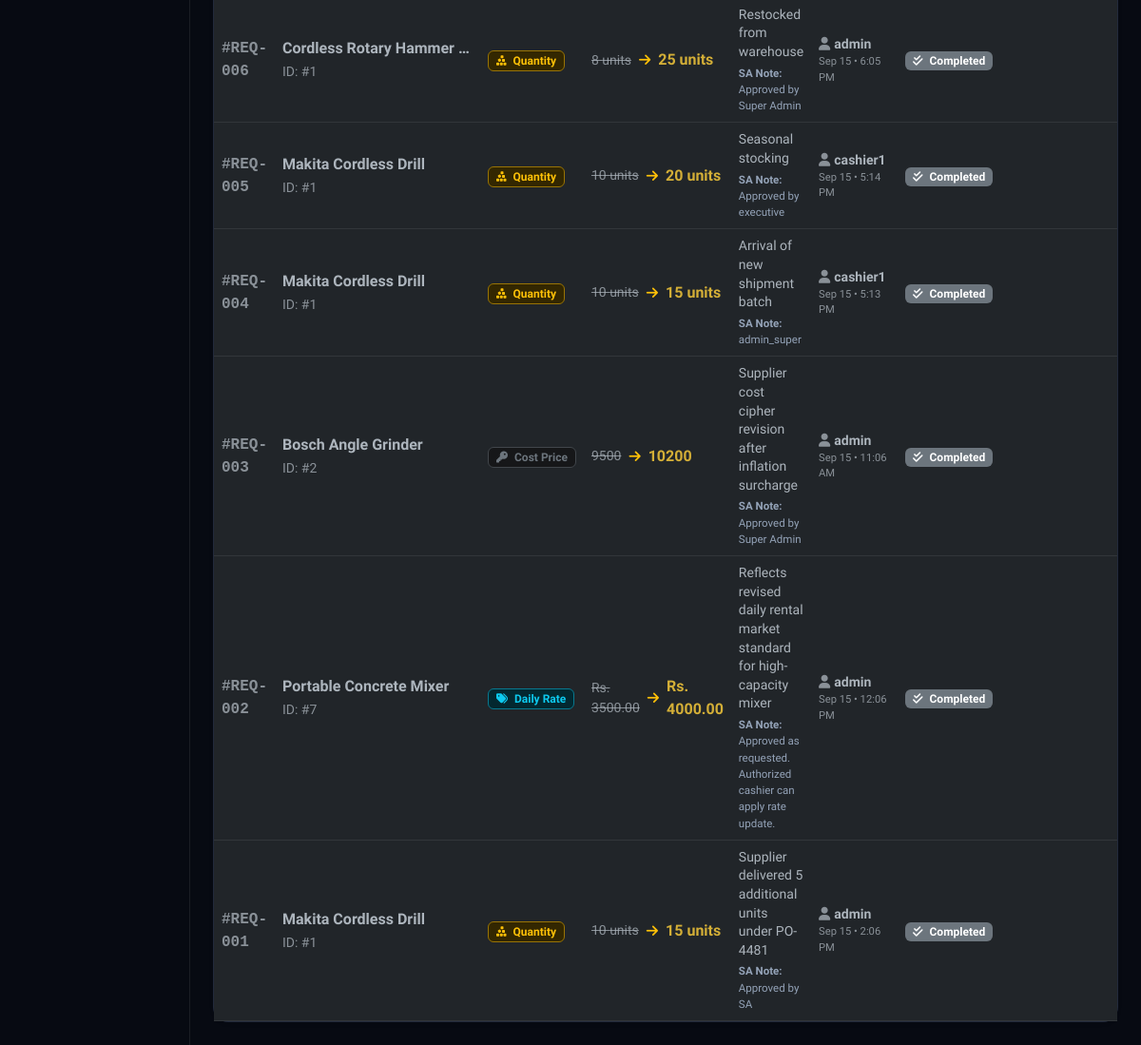
Before: /views/admin/requests.php (signed in, lower part) with the older database file.
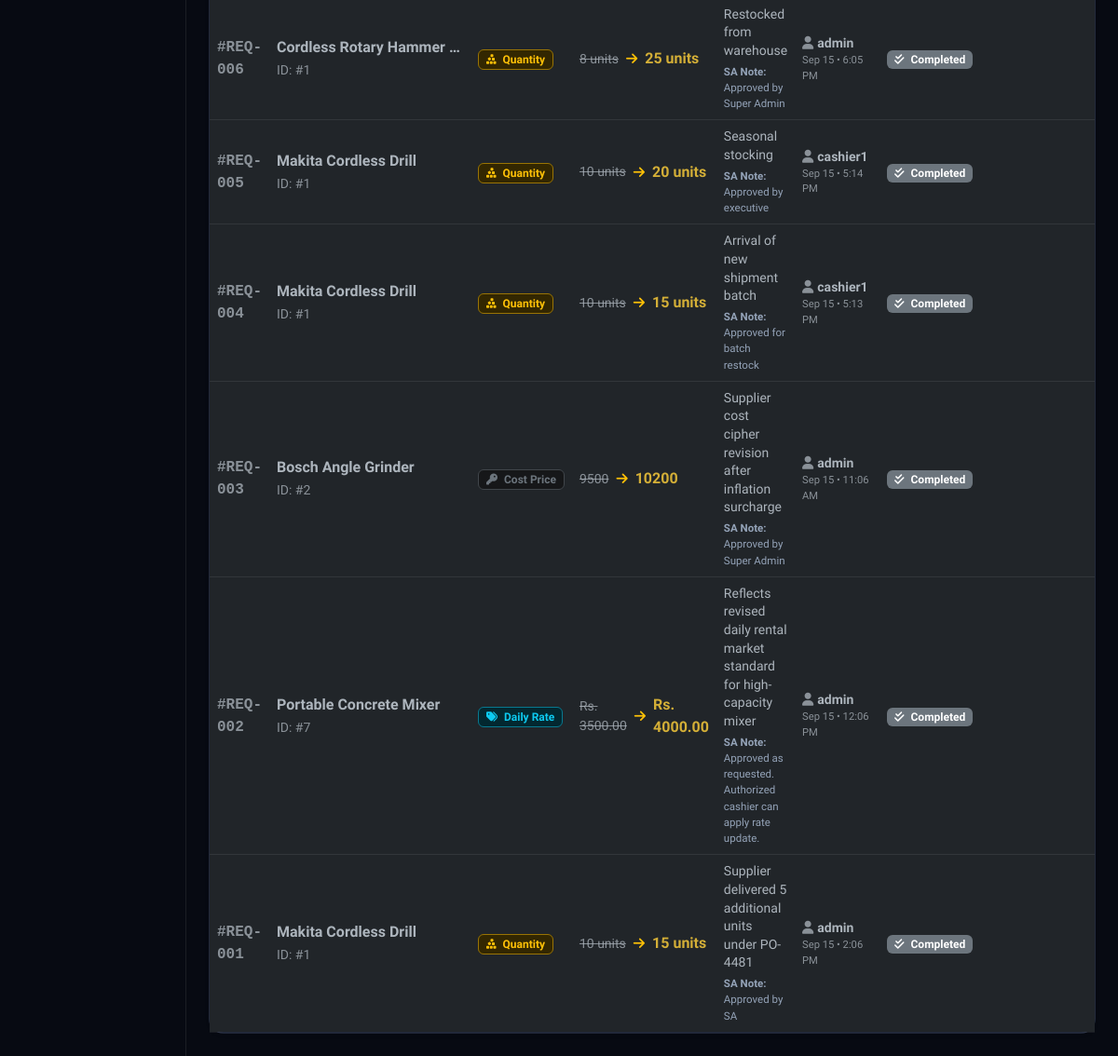
After: the same page with the newer database file.
### tables this page shows
CREATE TABLE IF NOT EXISTS `change_requests` (
    `id` int(11) NOT NULL AUTO_INCREMENT,
    `type` enum(
        'quantity',
        'daily_rate',
        'cost_price'
    ) NOT NULL,
    `item_id` int(11) NOT NULL,
    `item_name` varchar(100) NOT NULL,
    `current_value` varchar(50) DEFAULT NULL,
    `requested_value` varchar(50) NOT NULL,
    `reason` text DEFAULT NULL,
    `requested_by` varchar(50) NOT NULL,
    `requested_at` timestamp NOT NULL DEFAULT current_timestamp(),
    `status` enum(
        'pending',
        'approved',
        'completed',
        'cancelled',
        'rejected'
    ) DEFAULT 'pending',
    `approved_by` varchar(50) DEFAULT NULL,
    `approved_at` timestamp NULL DEFAULT NULL,
    `sa_action_by` varchar(50) DEFAULT NULL,
    `sa_action_at` timestamp NULL DEFAULT NULL,
    `sa_notes` text DEFAULT NULL,
    `completed_at` timestamp NULL DEFAULT NULL,
    `completed_by` varchar(50) DEFAULT NULL,
    PRIMARY KEY (`id`),
    KEY `item_id` (`item_id`)
);

### views/admin/requests.php (the view, shortened to what the changed rows need)
<?php
include_once __DIR__ . '/../../db.php';
$q = "SELECT * FROM change_requests";
$q .= " ORDER BY id DESC";
$requests_res = $conn->query($q);
$requests = [];
if ($requests_res) {
    while ($r = $requests_res->fetch_assoc()) {
        $requests[] = $r;
    }
}
?>
<!DOCTYPE html>
<html lang="en">
<head>
    <link href="https://cdn.jsdelivr.net/npm/bootstrap@5.3.0/dist/css/bootstrap.min.css" rel="stylesheet">
    <link rel="stylesheet" href="https://cdnjs.cloudflare.com/ajax/libs/font-awesome/6.4.0/css/all.min.css">
    <link rel="stylesheet" href="../../css/luxury.css">
</head>
<body>
    <div class="container-fluid">
        <div class="row">
            <main class="col-md-9 ms-sm-auto col-lg-10 px-md-4 py-4">
                <div class="card border-0 rounded-4 shadow-sm" style="background: var(--bg-surface); border: 1px solid var(--border-subtle) !important;">
                    <div class="table-responsive">
                        <table class="table align-middle mb-0" id="requestsTable">
                            <tbody>
                                <?php if (!empty($requests)): ?>
                                    <?php foreach ($requests as $req): ?>
                                        <tr style="border-bottom: 1px solid var(--border-subtle);">
                                            <td class="font-monospace fw-bold text-muted">
                                                #REQ-<?php echo str_pad($req['id'], 3, '0', STR_PAD_LEFT); ?>
                                            </td>
                                            <td>
                                                <div class="fw-bold text-truncate" style="max-width: 200px;" title="<?php echo htmlspecialchars($req['item_name']); ?>">
                                                    <?php echo htmlspecialchars($req['item_name']); ?>
                                                </div>
                                                <small class="text-muted">ID: #<?php echo $req['item_id']; ?></small>
                                            </td>
                                            <td>
                                                <?php if ($req['type'] === 'quantity'): ?>
                                                    <span class="badge bg-warning-subtle text-warning border border-warning-subtle px-2 py-1">
                                                        <i class="fa-solid fa-cubes-stacked me-1"></i> Quantity
                                                    </span>
                                                <?php elseif ($req['type'] === 'daily_rate'): ?>
                                                    <span class="badge bg-info-subtle text-info border border-info-subtle px-2 py-1">
                                                        <i class="fa-solid fa-tags me-1"></i> Daily Rate
                                                    </span>
                                                <?php else: ?>
                                                    <span class="badge bg-secondary-subtle text-secondary border border-secondary-subtle px-2 py-1">
                                                        <i class="fa-solid fa-key me-1"></i> Cost Price
                                                    </span>
                                                <?php endif; ?>
                                            </td>
                                            <td>
                                                <div class="d-flex align-items-center gap-2">
                                                    <span class="text-muted small text-decoration-line-through">
                                                        <?php echo $req['type'] === 'daily_rate' ? 'Rs. ' : ''; ?><?php echo htmlspecialchars($req['current_value']); ?><?php echo $req['type'] === 'quantity' ? ' units' : ''; ?>
                                                    </span>
                                                    <i class="fa-solid fa-arrow-right small text-warning"></i>
                                                    <span class="fw-bold" style="color: var(--gold-primary);">
                                                        <?php echo $req['type'] === 'daily_rate' ? 'Rs. ' : ''; ?><?php echo htmlspecialchars($req['requested_value']); ?><?php echo $req['type'] === 'quantity' ? ' units' : ''; ?>
                                                    </span>
                                                </div>
                                            </td>
                                            <td>
                                                <div class="small" style="max-width: 240px; line-height: 1.4;">
                                                    <?php echo htmlspecialchars($req['reason'] ?: 'No details provided'); ?>
                                                </div>
                                                <?php if (!empty($req['sa_notes'])): ?>
                                                    <div class="mt-1 small" style="font-size: 0.72rem; color: <?php echo in_array($req['status'], ['cancelled', 'rejected']) ? '#f87171' : 'var(--text-muted)'; ?>;">
                                                        <strong>SA Note:</strong> <?php echo htmlspecialchars($req['sa_notes']); ?>
                                                    </div>
                                                <?php endif; ?>
                                            </td>
                                            <td>
                                                <div class="small fw-semibold"><i class="fa-solid fa-user me-1 text-muted"></i><?php echo htmlspecialchars($req['requested_by']); ?></div>
                                                <div class="text-muted" style="font-size: 0.7rem;">
                                                    <?php echo date('M j • g:i A', strtotime($req['requested_at'])); ?>
                                                </div>
                                            </td>
                                            <td>
                                                <?php if ($req['status'] === 'pending'): ?>
                                                    <span class="badge bg-warning text-dark px-2 py-1">
                                                        <i class="fa-solid fa-hourglass-half me-1"></i> Pending SA
                                                    </span>
                                                <?php elseif ($req['status'] === 'approved'): ?>
                                                    <span class="badge bg-success px-2 py-1">
                                                        <i class="fa-solid fa-check me-1"></i> Approved (Unlocked)
                                                    </span>
                                                <?php elseif (in_array($req['status'], ['rejected', 'cancelled'])): ?>
                                                    <span class="badge bg-danger px-2 py-1">
                                                        <i class="fa-solid fa-ban me-1"></i> Cancelled by SA
                                                    </span>
                                                <?php elseif ($req['status'] === 'completed'): ?>
                                                    <span class="badge bg-secondary px-2 py-1">
                                                        <i class="fa-solid fa-check-double me-1"></i> Completed
                                                    </span>
                                                <?php endif; ?>
                                            </td>
                                            <td class="text-end text-nowrap">
                                            </td>
                                        </tr>
                                    <?php endforeach; ?>
                                <?php endif; ?>
                            </tbody>
                        </table>
                    </div>
                </div>
            </main>
        </div>
    </div>
</body>
</html>

Changed rows visible on the page:
changed change_requests "Arrival of new shipment batch": sa_notes "admin_super" → "Approved for batch restock"
